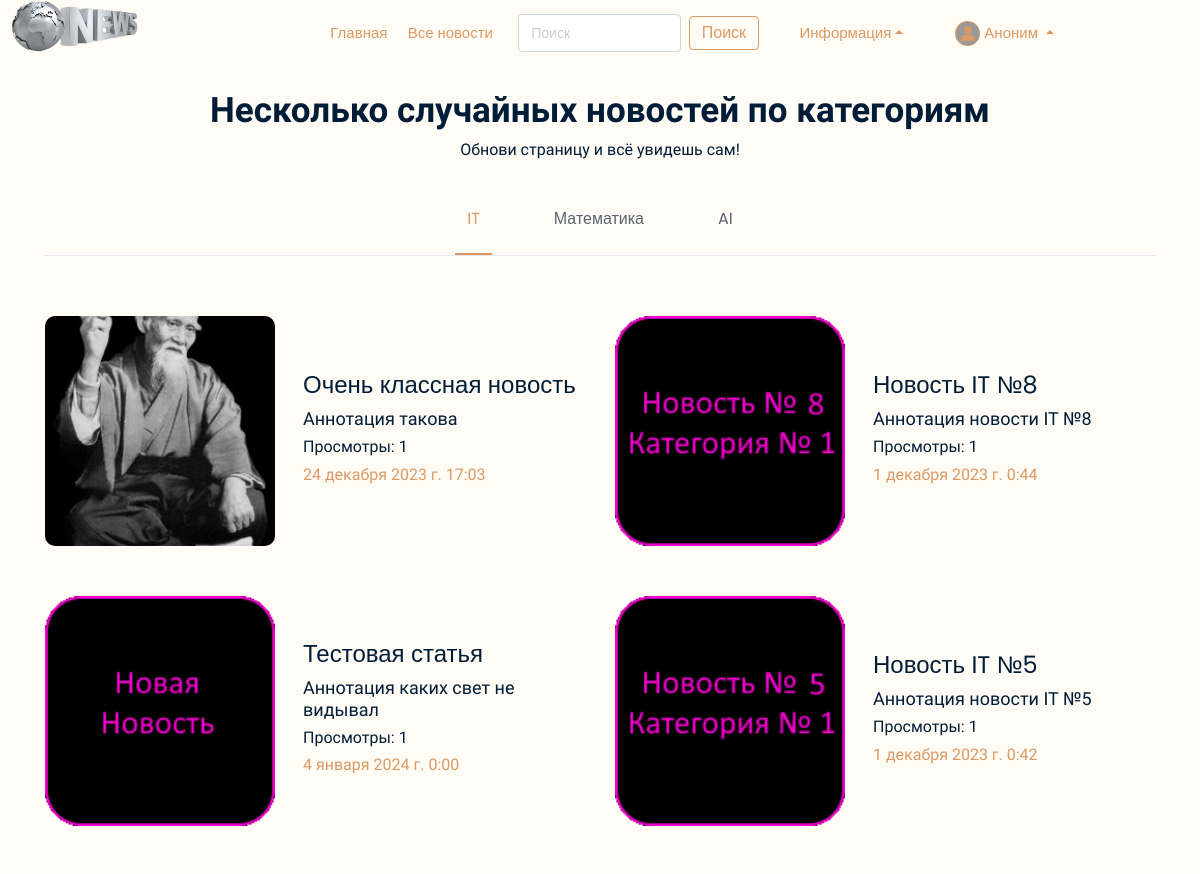
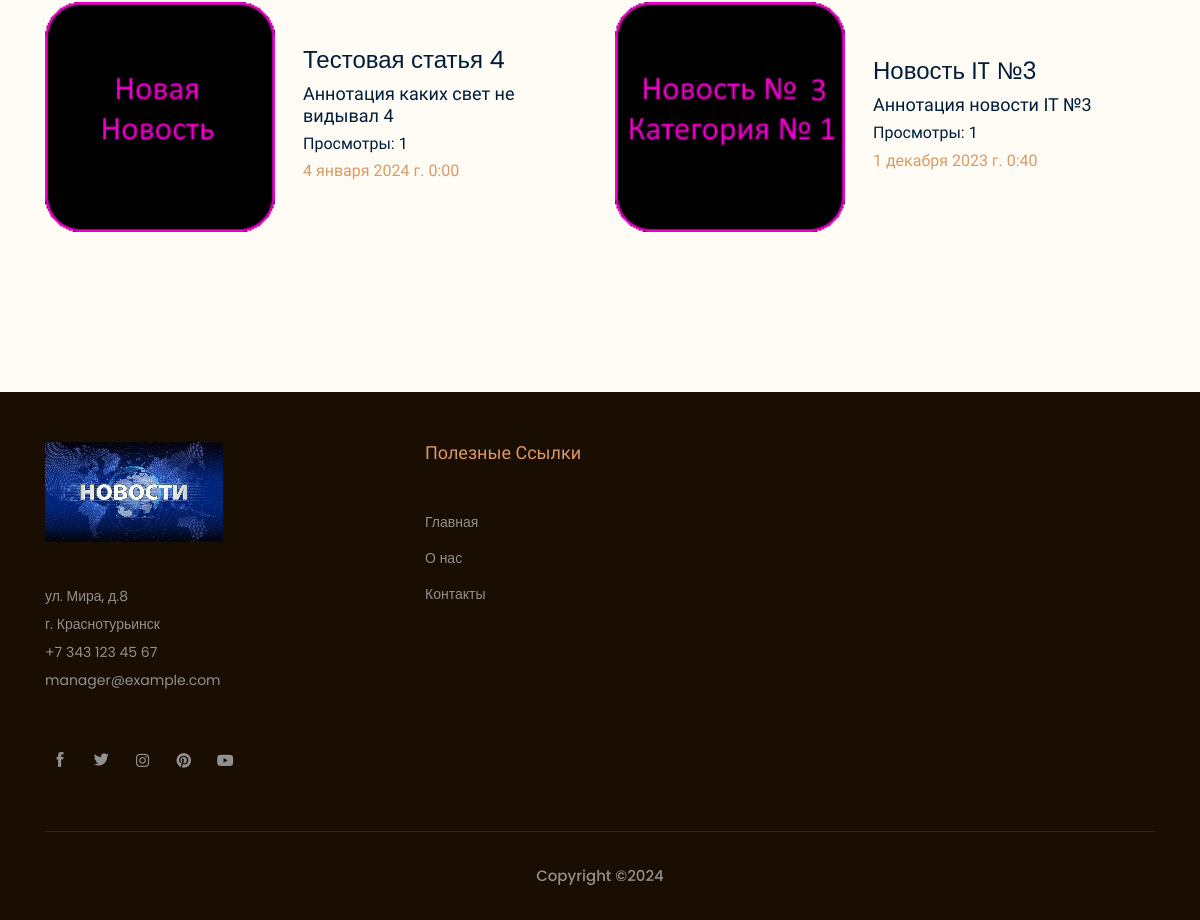
The page / on the database its author committed (2 pictures, top to bottom).
### news/models.py (models this page shows, shortened)
class Article(models.Model):
    categories = [('IT', 'IT'),
                  ('MATH', 'Mathematic'),
                  ('AI', 'AI')]
    author = models.ForeignKey(User, on_delete=models.SET_NULL, null=True, verbose_name='Автор')    # Если пользователь удалится, то данное поле будет NULL
    title = models.CharField('Название', max_length=50, validators=[MinLengthValidator(10), MaxLengthValidator(50)])
    anouncement = models.TextField('Аннотация', max_length=250, validators=[MinLengthValidator(10), MaxLengthValidator(250)])
    text = models.TextField('Текст новости', validators=[MinLengthValidator(30), MaxLengthValidator(1500)])
    date = models.DateTimeField('Дата публикации', auto_created=True)
    date_edit = models.DateTimeField('Дата редактирования', auto_now=True)
    category = models.CharField(choices=categories, max_length=20, verbose_name='Категории')
    tags = models.ManyToManyField(to=Tag, blank=True, verbose_name='Тэги')    # blank - разрешаем полю быть пустым
    slug = models.SlugField()
    objects = models.Manager()
    published = PublishedToday()
    status = models.BooleanField(default=False, verbose_name='Опубликовано')    # Автор добавляет новость и по-умолчанию она не публикуется. Модетатор должен подтвердить публикацию - True
    def get_absolute_url(self):
        return f'/news/show/{self.id}'
    def get_views(self):
        return self.views.count()
    class Meta:
        ordering = ['date', 'title']    # Порядок сортировки
        verbose_name = 'Новость'
        verbose_name_plural = 'Новости'

class Image(models.Model):
    def folder_path(instance, filename):
        return f"article_images/article_{instance.article.pk}/{filename}"
    article = models.ForeignKey(Article, on_delete=models.CASCADE, verbose_name='Новость')
    title = models.CharField(max_length=50, blank=True, verbose_name='Название')
    image = models.ImageField(upload_to=folder_path)     # лучше добавить поле default !!!  # default='default_article_img.png',
    objects = models.Manager()
    class Meta:
        verbose_name = 'Изображение'
        verbose_name_plural = 'Изображения'

### news/views.py (the view)
# urls.py: path('', news_views.main_index, name='home'),
def main_index(request):
    articles = Article.objects.filter(status='True')
    it_articles = articles.filter(category__exact='IT').order_by('?')[:6]
    math_articles = articles.filter(category__exact='MATH').order_by('?')[:6]
    ai_articles = articles.filter(category__exact='AI').order_by('?')[:6]
    context = {'it_articles': it_articles, 'math_articles': math_articles, 'ai_articles': ai_articles}
    return render(request, 'main/index.html', context=context)

### main/templates/main/index.html (shortened to what this page needs)
{% extends 'main/base_template.html' %}
{% load static %}
{% block content %}
<div class="Delicious_area">
    <div class="container">
        <div class="row">
            <div class="col-xl-12">
                <div class="section_title text-center mb-50">
                    <h3>Несколько случайных новостей по категориям</h3>
                    <h5>Обнови страницу и всё увидешь сам!</h5>
                </div>
            </div>
        </div>
        <div class="tablist_menu">
            <div class="row">
                <div class="col-xl-12">
                    <ul class="nav justify-content-center" id="pills-tab" role="tablist">
                        <li class="nav-item">
                            <a class="nav-link active" id="pills-home-tab" data-toggle="pill" href="#pills-home" role="tab" aria-controls="pills-home" aria-selected="true">
                                <div class="single_menu text-center">
                                    <h4>IT</h4>
                                </div>
                            </a>
                        </li>
                        <li class="nav-item">
                            <a class="nav-link" id="pills-profile-tab" data-toggle="pill" href="#pills-profile" role="tab" aria-controls="pills-profile" aria-selected="false">
                                <div class="single_menu text-center">
                                    <h4>Математика</h4>
                                </div>
                            </a>
                        </li>
                        <li class="nav-item">
                            <a class="nav-link" id="pills-contact-tab" data-toggle="pill" href="#pills-contact" role="tab" aria-controls="pills-contact" aria-selected="false">
                                <div class="single_menu text-center">
                                    <h4>AI</h4>
                                </div>
                            </a>
                        </li>
                    </ul>
                </div>
            </div>
        </div>
        <div class="tab-content" id="pills-tabContent">
            <div class="tab-pane fade show active" id="pills-home" role="tabpanel" aria-labelledby="pills-home-tab">
                {% include 'news/news_random_main.html' with articles=it_articles %}
            </div>
        </div>
    </div>
</div>
{% endblock %}

### news/templates/news/news_random_main.html
<div class="row">
    {% for article in articles %}
        <div class="col-xl-6 col-md-6 col-lg-6">
            <a href="{{ article.get_absolute_url }}">
            <div class="single_delicious d-flex align-items-center">
                <div class="thumb">
                    {% if article.image_set.all %}
                        <img src="{{ article.image_set.all.0.image.url }}" alt="{{ article.title }}">
                    {% else %}
                        <img class="d-block" src="/media/default_article_img.png" alt="{{ article.title }}">
                    {% endif %}
                </div>
                <div class="info">
                    {% if article.title|length > 25 %}
                        <h3>{{ article.title|slice:":25" }}...</h3>
                    {% else %}
                        <h3>{{ article.title }}</h3>
                    {% endif %}
                    {% if article.anouncement|length > 50 %}
                        <h4>{{ article.anouncement|slice:":50" }}...</h4>
                    {% else %}
                        <h4>{{ article.anouncement }}</h4>
                    {% endif %}
                    <h5>Просмотры: {{ article.get_views }}</h5>
                    <h5><span>{{ article.date }}</span></h5>
                </div>
            </div>
        </div>
    {% endfor %}
</div>

### rows shown on the page
Article: image_set.all.0.image (picture), title "Очень классная новость", anouncement "Аннотация такова", get_views "1", date "24 декабря 2023 г. 17:03"
Article: image_set.all.0.image (picture), title "Новость IT №8", anouncement "Аннотация новости IT №8", get_views "1", date "1 декабря 2023 г. 0:44"
Article: image_set.all.0.image (placeholder picture), title "Тестовая статья", anouncement "Аннотация каких свет не видывал", get_views "1", date "4 января 2024 г. 0:00"
Article: image_set.all.0.image (picture), title "Новость IT №5", anouncement "Аннотация новости IT №5", get_views "1", date "1 декабря 2023 г. 0:42"
Article: title "Тестовая статья 4", anouncement "Аннотация каких свет не видывал 4", get_views "1", date "4 января 2024 г. 0:00"
Article: image_set.all.0.image (picture), title "Новость IT №3", anouncement "Аннотация новости IT №3", get_views "1", date "1 декабря 2023 г. 0:40"
